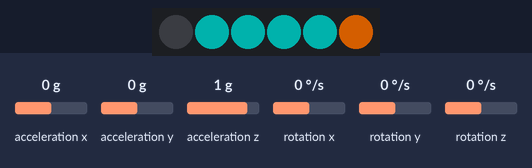
The sketch below on a simulated Arduino Uno, built with avr-gcc and run on an emulated ATmega328P. Shown: 6 RGB LEDs in strip order, left to right. Inputs (shaded band) come from the test bench; at power-on: acceleration z 1 g, acceleration x 0 g, acceleration y 0 g, rotation x 0 °/s, rotation y 0 °/s, rotation z 0 °/s. Dim RGB values are drawn brighter than linear.

Above: at 1.2 s.
1.3 s: acceleration z set to -1.4 g
At 1.8 s:
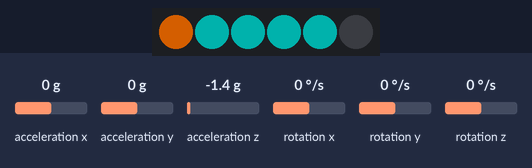
Timing chart, 0 to 4.3 s (numbered marks = the images above; inputs shaded):
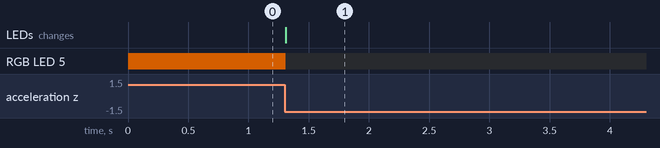

Measured:
- after the input at 1.3 s, RGB LED 5: RGB(128, 57, 0) → off at once; the LEDs: change at once (image 1)

The sketch:

Gyro_GravityDetect.ino
```cpp
#include <FastLED.h>

#define LED_PIN     9
#define NUM_LEDS    6
#define BRIGHTNESS  128
#define LED_TYPE    WS2812B
#define COLOR_ORDER GRB
CRGB leds[NUM_LEDS];

#include <MPU6050_tockn.h>
#include <Wire.h>
MPU6050 mpu6050(Wire);

float x, y, z;

void setup() {
  FastLED.addLeds<LED_TYPE, LED_PIN, COLOR_ORDER>(leds, NUM_LEDS).setCorrection( TypicalLEDStrip );
  FastLED.setBrightness(  BRIGHTNESS );
  mpu6050.begin();

  Serial.begin(115200);
}

void loop() {
  mpu6050.update();
  x = mpu6050.getAccX();
  y = mpu6050.getAccY();
  z = mpu6050.getAccZ();

  //Serial.print("X : "); Serial.print(mpu6050.getAccX());
  //Serial.print("\tY : "); Serial.print(mpu6050.getAccY());
  //Serial.print("\tZ : "); Serial.println(mpu6050.getAccZ());

  //x axis
  if (x > 0.5)
  {
    clearLeds();
    leds[2].setRGB(255, 115, 0);
    leds[0].setRGB(0, 117, 113);
    leds[3].setRGB(0, 117, 113);
    leds[5].setRGB(0, 117, 113);
    leds[1].setRGB(0, 117, 113);
  }
  else if (x < -0.5)
  {
    clearLeds();
    leds[4].setRGB(255, 115, 0);
    leds[0].setRGB(0, 117, 113);
    leds[3].setRGB(0, 117, 113);
    leds[5].setRGB(0, 117, 113);
    leds[1].setRGB(0, 117, 113);
  }

  //y axis
  if (y > 0.5)
  {
    clearLeds();
    leds[3].setRGB(255, 115, 0);
    leds[0].setRGB(0, 117, 113);
    leds[2].setRGB(0, 117, 113);
    leds[5].setRGB(0, 117, 113);
    leds[4].setRGB(0, 117, 113);
  }
  else if (y < -0.5)
  {
    clearLeds();
    leds[1].setRGB(255, 115, 0);
    leds[0].setRGB(0, 117, 113);
    leds[2].setRGB(0, 117, 113);
    leds[5].setRGB(0, 117, 113);
    leds[4].setRGB(0, 117, 113);
  }

  //z axis
  if (z > 0.5)
  {
    clearLeds();
    leds[5].setRGB(255, 115, 0);
    leds[3].setRGB(0, 117, 113);
    leds[2].setRGB(0, 117, 113);
    leds[1].setRGB(0, 117, 113);
    leds[4].setRGB(0, 117, 113);
  }
  else if (z < -0.5)
  {
    clearLeds();
    leds[0].setRGB(255, 115, 0);
    leds[3].setRGB(0, 117, 113);
    leds[2].setRGB(0, 117, 113);
    leds[1].setRGB(0, 117, 113);
    leds[4].setRGB(0, 117, 113);
  }

  FastLED.show();
  delay(50);
}

void clearLeds()
{
  for ( int i = 0; i < NUM_LEDS; i++) {
    leds[i] = CRGB::Black;
  }
}
```
